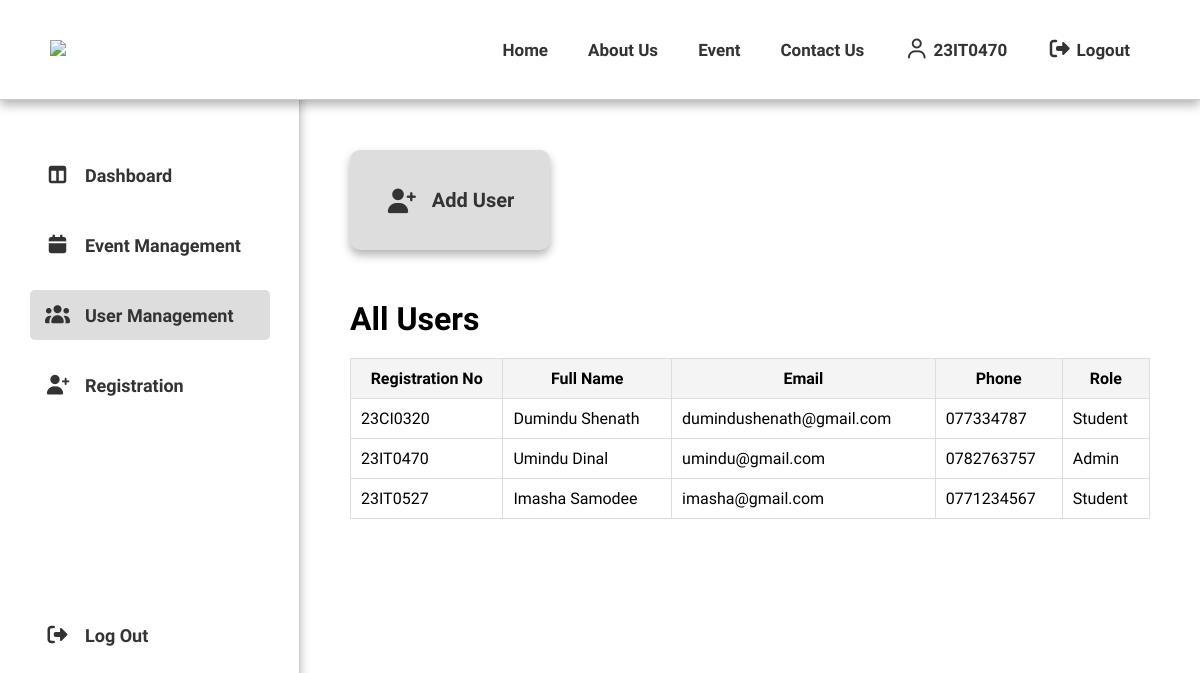
The page /Dashboard/user_management.php (signed in) on the database its author committed.
### tables this page shows
CREATE TABLE IF NOT EXISTS `event_users` (
  `registration_no` varchar(8) NOT NULL,
  `full_name` varchar(250) NOT NULL,
  `email` varchar(100) NOT NULL,
  `phone` varchar(10) NOT NULL,
  `password` varchar(100) NOT NULL,
  `role` enum('Admin','Student') NOT NULL DEFAULT 'Student',
  PRIMARY KEY (`registration_no`),
  UNIQUE KEY `UNIQUE EMAIL` (`email`)
);

### Dashboard/user_management.php (the view, shortened to what this page needs)
<?php
$authenticated = false;
if (isset($_SESSION["registration_no"])) {
   $authenticated = true;
}
$connection = getDatabaseConnection();
$sql = "SELECT * FROM event_users ORDER BY registration_no ASC";
$result = $connection->query($sql);
?>
<!DOCTYPE html>
<html lang="en">
<head>
   <link rel="stylesheet" href="../CSS/style.css">
   <link rel="stylesheet" href="https://cdnjs.cloudflare.com/ajax/libs/font-awesome/7.0.1/css/all.min.css">
</head>
<body>
   <div class="dashboard_container">
      <nav>
         <div class="imbs_logo">
            <a href="index.php"><img src="https://itum.mrt.ac.lk/sites/default/files/MicrosoftTeams-image.png"></a>
         </div>
         <div class="menu_bar">
            <ul>
               <li><a href="../index.php">Home</a></li>
               <li><a href="../about.php">About Us</a></li>
               <li><a href="../event.php">Event</a></li>
               <li><a href="../contact.php">Contact Us</a></li>
            </ul>
            <?php
            if ($authenticated) {
            ?>
            <ul>
               <li><a href="../API/profile.php"><i class="fa-regular fa-user"></i> <?= $_SESSION["registration_no"] ?></a></li>
               <li><a href="../API/logout.php"><i class="fa-solid fa-right-from-bracket"></i> Logout</a></li>
            </ul>
            <?php
            } else {
            ?>
            <ul style="margin-left: 0;">
               <li><a href="../API/login.php" class="login">LogIn</a></li>
            </ul>
            <?php
            }
            ?>
         </div>
      </nav>
      <div class="side_nav" id="sidebar">
         <ul>
            <li><a href="dashboard.php"><i class="fa-solid fa-table-columns"></i> Dashboard</a></li>
            <li><a href="event_management.php"><i class="fa-solid fa-calendar"></i> Event Management</a></li>
            <li><a href="user_management.php" class="active"><i class="fa-solid fa-users"></i> User Management</a></li>
            <li><a href="registration.php"><i class="fa-solid fa-user-plus"></i> Registration</a></li>
            <li style="margin-top: 200px;"><a href="../API/logout.php"><i class="fa-solid fa-right-from-bracket"></i> Log Out</a></li>
         </ul>
      </div>
      <div class="dashboard_content">
         <div class="top_section">
            <div id="addUserBtn" class="big_card dash-button">
               <i class="fa-solid fa-user-plus"></i> Add User
            </div>
         </div>
         <div class="user_list_container">
            <h1>All Users</h1>
            <?php if ($result->num_rows > 0): ?>
               <table class="user_table">
                  <thead>
                     <tr>
                        <th>Registration No</th>
                        <th>Full Name</th>
                        <th>Email</th>
                        <th>Phone</th>
                        <th>Role</th>
                     </tr>
                  </thead>
                  <tbody>
                  <?php while ($row = $result->fetch_assoc()): ?>
                     <tr>
                        <td><?= htmlspecialchars($row['registration_no']) ?></td>
                        <td><?= htmlspecialchars($row['full_name']) ?></td>
                        <td><?= htmlspecialchars($row['email']) ?></td>
                        <td><?= htmlspecialchars($row['phone']) ?></td>
                        <td><?= htmlspecialchars($row['role']) ?></td>
                     </tr>
                  <?php endwhile; ?>
                  </tbody>
               </table>
            <?php else: ?>
               <p style="text-align:center;">No users found.</p>
            <?php endif; ?>
         </div>
      </div>
   </div>
</body>
</html>

### CSS/style.css (style rules this page uses)
* { margin: 0; padding: 0; box-sizing: border-box; font-family: "Baloo 2"; }
nav { display: flex; align-items: center; justify-content: space-between; height: 100px; width: 100%; background: #fff; padding: 0 100px; position: fixed; z-index: 100; border-bottom: 1px solid #ccc; box-shadow: 0px 5px 10px rgba(0, 0, 0, 0.3); }
nav .imbs_logo img { width: 150px; }
nav .menu_bar { display: flex; }
nav ul { display: flex; flex-wrap: wrap; list-style: none; align-items: center; }
nav ul li { margin: 0 10px; }
nav ul li a { color: #333; text-decoration: none; font-size: 17px; font-weight: 600; padding: 5px 10px; transition: all 0.3s ease; text-transform: capitalize; border-radius: 10px; }
nav .menu_bar ul li a i { font-size: 20px; }
.side_nav { width: 300px; height: 100vh; border-right: 1px solid #ccc; padding: 0 30px; padding-top: 150px; position: fixed; left: 0; top: 0; box-shadow: 0 5px 10px rgba(0, 0, 0, 0.3); background: #fff; z-index: 10; transition: left 0.3s ease; }
.side_nav ul li { list-style: none; margin-bottom: 20px; font-size: 18px; }
.side_nav ul li a { display: flex; align-items: center; width: calc(300px - 60px); height: 50px; padding: 0 15px; border-radius: 5px; text-decoration: none; color: #333; font-weight: 600; transition: 0.3s; }
.side_nav ul li a.active, .side_nav ul li a:hover { background: #dddddd; }
.side_nav ul li a i { font-size: 20px; margin-right: 15px; }
.dashboard_content { padding-top: 100px; padding-left: 300px; }
.dashboard_content .top_section { padding: 50px 50px; }
.dashboard_content .top_section .big_card { background: #ddd; width: 200px; height: 100px; border-radius: 10px; display: flex; justify-content: center; align-items: center; font-size: 20px; box-shadow: 0 5px 10px rgba(0, 0, 0, 0.3); font-weight: 800; cursor: pointer; transition: .3s; color: #333; }
.dashboard_content .top_section .big_card i { margin-right: 15px; font-size: 25px; }
.event_list_container, .user_list_container { padding: 0 50px; margin: 0px auto; }
.user_table { width: 100%; border-collapse: collapse; margin-top: 20px; }
.user_table th, .user_table td { border: 1px solid #ddd; padding: 10px; text-align: left; }
.user_table th { background-color: #f4f4f4; text-align: center; }
@media (max-width: 1300px) { nav { padding: 0 50px; } }

### rows shown on the page
event_users: registration_no "23CI0320", full_name "Dumindu Shenath", email "dumindushenath@gmail.com", phone "077334787", role "Student"
event_users: registration_no "23IT0470", full_name "Umindu Dinal", email "umindu@gmail.com", phone "0782763757", role "Admin"
event_users: registration_no "23IT0527", full_name "Imasha Samodee", email "imasha@gmail.com", phone "0771234567", role "Student"

### other values the page prints
$_SESSION["registration_no"] "23IT0470"
